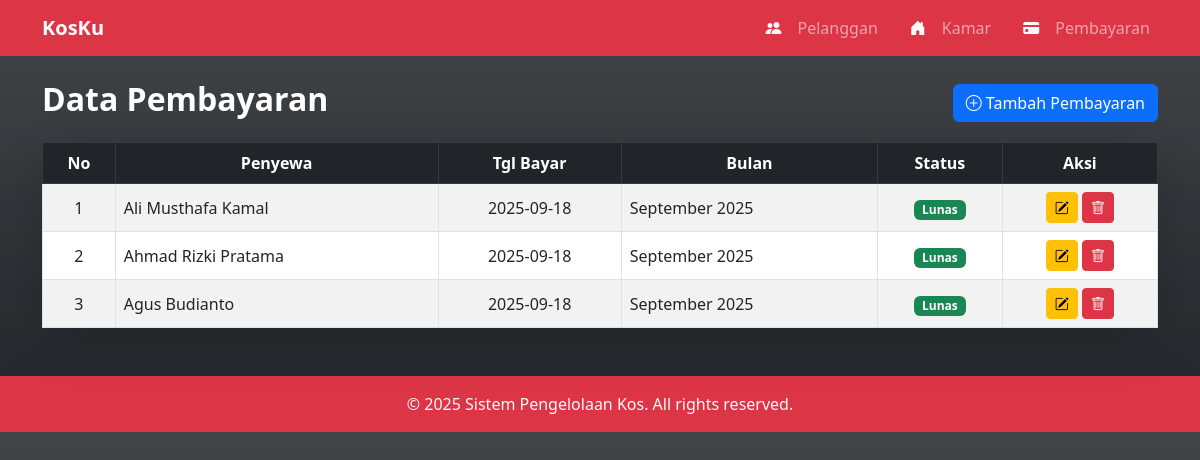
The page /pembayaran.php on the database its author committed.
### tables this page shows
CREATE TABLE `pembayaran` (
  `id_bayar` int(11) NOT NULL,
  `id_penyewa` int(11) DEFAULT NULL,
  `tgl_bayar` date NOT NULL,
  `bulan` varchar(20) NOT NULL,
  `status_bayar` enum('lunas','belum') DEFAULT 'belum'
);

CREATE TABLE `penyewa` (
  `id_penyewa` int(11) NOT NULL,
  `nama` varchar(100) NOT NULL,
  `kontak` varchar(20) NOT NULL,
  `tgl_masuk` date NOT NULL,
  `id_kamar` int(11) DEFAULT NULL
);

### pembayaran.php (the view, shortened to what this page needs)
<?php
include 'header.php';
include 'config.php';
?>
<div class="container mt-4">
  <div class="d-flex justify-content-between align-items-center mb-3">
    <h2 class="fw-bold text-white">Data Pembayaran</h2>
    <a href="add_pembayaran.php" class="btn btn-primary">
      <i class="bi bi-plus-circle"></i> Tambah Pembayaran
    </a>
  </div>
  <div class="card shadow-lg border-0 rounded-4">
    <div class="card-body p-0">
      <div class="table-responsive">
        <table class="table table-bordered table-striped mb-0 align-middle">
          <thead>
            <tr class="table-dark text-center">
              <th>No</th>
              <th>Penyewa</th>
              <th>Tgl Bayar</th>
              <th>Bulan</th>
              <th>Status</th>
              <th>Aksi</th>
            </tr>
          </thead>
          <tbody>
            <?php
            $no = 1;
$data = mysqli_query($koneksi, "SELECT pembayaran.*, penyewa.nama
                                            FROM pembayaran
                                            JOIN penyewa ON pembayaran.id_penyewa=penyewa.id_penyewa
                                            ORDER BY pembayaran.tgl_bayar DESC");
while ($d = mysqli_fetch_assoc($data)) { ?>
              <tr>
                <td class="text-center"><?= $no++ ?></td>
                <td><?= $d['nama'] ?></td>
                <td class="text-center"><?= $d['tgl_bayar'] ?></td>
                <td><?= $d['bulan'] ?></td>
                <td class="text-center">
                  <span class="badge <?= $d['status_bayar'] == 'lunas' ? 'bg-success' : 'bg-danger' ?>">
                    <?= ucfirst($d['status_bayar']) ?>
                  </span>
                </td>
                <td class="text-center">
                  <a href="edit_pembayaran.php?id=<?= $d['id_bayar'] ?>" class="btn btn-warning btn-sm">
                    <i class="bi bi-pencil-square"></i>
                  </a>
                  <button class="btn btn-sm btn-danger" data-bs-toggle="modal" data-bs-target="#hapusModal<?= $d['id_bayar'] ?>">
                    <i class="bi bi-trash"></i>
                  </button>
                </td>
              </tr>
            <?php } ?>
          </tbody>
        </table>
      </div>
    </div>
  </div>
</div>
<?php include 'footer.php'; ?>

### rows shown on the page
pembayaran: id_penyewa.nama "Ali Musthafa Kamal", tgl_bayar "2025-09-18", bulan "September 2025", status_bayar "Lunas"
pembayaran: id_penyewa.nama "Ahmad Rizki Pratama", tgl_bayar "2025-09-18", bulan "September 2025", status_bayar "Lunas"
pembayaran: id_penyewa.nama "Agus Budianto", tgl_bayar "2025-09-18", bulan "September 2025", status_bayar "Lunas"
